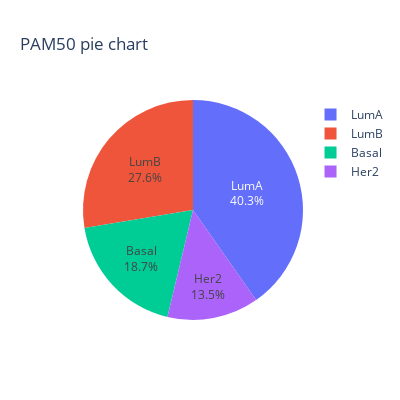

Write notebook code for a chart like this one.
### Code cell
pie_plot('PAM50')

### Figure 1 — Plotly figure (JSON) as saved in the notebook; plotly's stock layout.template omitted (floating-point values rounded to 4 significant figures)
{"data": [{"domain": {"x": [0, 1], "y": [0, 1]}, "hovertemplate": "label=%{label}<br>value=%{value}<extra></extra>", "labels": ["LumA", "LumB", "Basal", "Her2"], "legendgroup": "", "name": "", "showlegend": true, "textinfo": "percent+label", "textposition": "inside", "type": "pie", "values": [706, 484, 327, 236]}], "layout": {"height": 400, "legend": {"tracegroupgap": 0}, "title": {"text": "PAM50 pie chart"}, "width": 400}}
